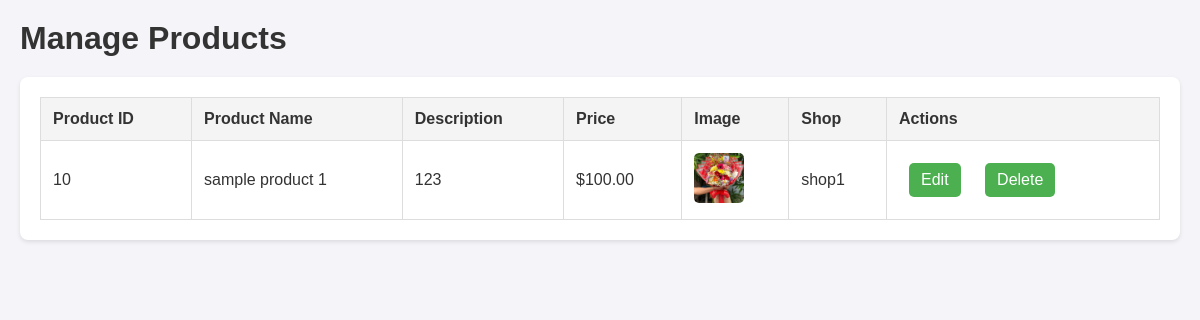
Page /manage_products.php (signed in) on the committed database.
### tables this page shows
CREATE TABLE `products` (
  `id` int(11) NOT NULL,
  `user_id` int(11) NOT NULL,
  `product_name` varchar(255) NOT NULL,
  `product_description` text NOT NULL,
  `price` decimal(10,2) NOT NULL,
  `product_image` varchar(255) NOT NULL,
  `created_at` timestamp NOT NULL DEFAULT current_timestamp(),
  `shop_id` int(11) NOT NULL
);

CREATE TABLE `shops` (
  `id` int(11) NOT NULL,
  `user_id` int(11) NOT NULL,
  `shop_name` varchar(255) NOT NULL,
  `shop_email` varchar(255) NOT NULL,
  `shop_address` text NOT NULL,
  `shop_phone` varchar(20) NOT NULL,
  `profile_picture` varchar(255) DEFAULT NULL,
  `identity_proof` varchar(255) DEFAULT NULL,
  `business_license` varchar(255) DEFAULT NULL,
  `sales_tax_registration` varchar(255) DEFAULT NULL,
  `valid_id` varchar(255) DEFAULT NULL,
  `created_at` timestamp NOT NULL DEFAULT current_timestamp()
);

### manage_products.php (the view, shortened to what this page needs)
<?php
require 'db.php';
$query = "
    SELECT p.id, p.user_id, p.product_name, p.product_description, p.price, p.product_image, p.created_at, s.shop_name
    FROM products p
    JOIN shops s ON p.shop_id = s.id
";
$result = $conn->query($query);
?>
<!DOCTYPE html>
<html lang="en">
<head>
    <link rel="stylesheet" href="manage_products.css">
</head>
<body>
    <h1>Manage Products</h1>
    <div class="table-section">
        <table>
            <thead>
                <tr>
                    <th>Product ID</th>
                    <th>Product Name</th>
                    <th>Description</th>
                    <th>Price</th>
                    <th>Image</th>
                    <th>Shop</th>
                    <th>Actions</th>
                </tr>
            </thead>
            <tbody>
                <?php while ($product = $result->fetch_assoc()): ?>
                <tr>
                    <td><?php echo $product['id']; ?></td>
                    <td><?php echo htmlspecialchars($product['product_name']); ?></td>
                    <td><?php echo htmlspecialchars($product['product_description']); ?></td>
                    <td>$<?php echo number_format($product['price'], 2); ?></td>
                    <td>
                        <img src="uploads/<?php echo $product['product_image']; ?>" alt="<?php echo htmlspecialchars($product['product_name']); ?>" width="50" height="50">
                    </td>
                    <td><?php echo htmlspecialchars($product['shop_name']); ?></td>
                    <td>
                        <a href="edit_product.php?id=<?php echo $product['id']; ?>">Edit</a>
                        <a href="delete_product.php?id=<?php echo $product['id']; ?>">Delete</a>
                    </td>
                </tr>
                <?php endwhile; ?>
            </tbody>
        </table>
    </div>
</body>
</html>

### manage_products.css (style rules this page uses)
* { margin: 0; padding: 0; box-sizing: border-box; }
body { font-family: Arial, sans-serif; background-color: #f4f4f9; color: #333; padding: 20px; }
h1 { color: #333; font-size: 2em; margin-bottom: 20px; }
.table-section { background-color: #fff; padding: 20px; border-radius: 8px; box-shadow: 0 2px 4px rgba(0, 0, 0, 0.1); }
table { width: 100%; border-collapse: collapse; }
table, th, td { border: 1px solid #ddd; }
th, td { padding: 12px; text-align: left; }
th { background-color: #f4f4f4; color: #333; }
img { border-radius: 5px; object-fit: cover; }
a { display: inline-block; margin: 5px 10px; padding: 8px 12px; text-decoration: none; background-color: #4CAF50; color: white; border-radius: 5px; }

### rows in the picture
products: id "10", product_name "sample product 1", product_description "123", price "100.00", product_image (picture), shop.shop_name "shop1"
